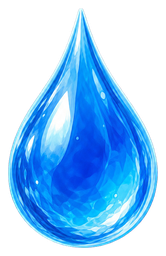
#> input picture assets/templates/packs/snake/stage-c/snake-food-dew-v4.png, 166 x 256 px, given in place of golden-alpha-v4.png, which was not available
$ python prepare-snake-food-assets.py
#> lines starting #> are read from the running program, lines starting #| are printed output that depends on the picture; pictures that were not available may be replaced by others from this repository, and a replacement may not be noted
"""Prepare generated food images; this local image processor makes no API calls."""
import hashlib
import json
from pathlib import Path
from PIL import Image

ROOT = Path(__file__).resolve().parents[1]
DEST = ROOT / 'assets/templates/packs/snake/stage-c'
records = []
for kind in ['golden', 'mint', 'dew']:
    im = Image.open(ROOT / f'output/imagegen/jade-foods/{kind}-alpha-v4.png').convert('RGBA')
#> im is the input picture: PIL image 166x256 RGBA; mean R, G, B, A 30.3, 83.6, 130.9, 133
    im.putalpha(im.getchannel('A').point(lambda a: 0 if a < 24 else a))
    box = im.getchannel('A').getbbox()
#> box = (8, 8, 158, 248)
    if not box:
        raise ValueError(f'Empty food: {kind}')
    im = im.crop(box)
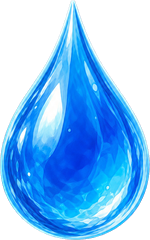
#> im: PIL image 150x240 RGBA; mean R, G, B, A 35.8, 98.6, 154.6, 156.9; transparent parts drawn white
    im.thumbnail((240, 240), Image.Resampling.LANCZOS)
    padded = Image.new('RGBA', (im.width + 16, im.height + 16))
#> padded: PIL image 166x256 RGBA; every value is 0
    padded.paste(im, (8, 8))
    target = DEST / f'snake-food-{kind}-v4.png'
    padded.save(target, optimize=True)
    records.append({'filename': 'stage-c/' + target.name, 'bytes': target.stat().st_size, 'sha256': hashlib.sha256(target.read_bytes()).hexdigest(), 'width': padded.width, 'height': padded.height})
#> pass 2 of the loop `for kind in ['golden', 'mint', 'dew']:`:
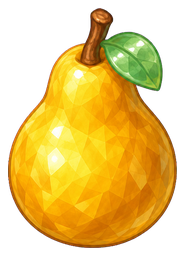
#> input picture assets/templates/packs/snake/stage-c/snake-food-golden-v4.png, 185 x 256 px, given in place of mint-alpha-v4.png, which was not available
#> im is the input picture: PIL image 185x256 RGBA; mean R, G, B, A 130.5, 98.8, 17.1, 148.3
#> box = (8, 8, 177, 248)
#> `im = im.crop(box)`:
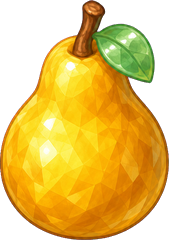
#> im: PIL image 169x240 RGBA; mean R, G, B, A 152.4, 115.4, 20, 173.1; transparent parts drawn white
#> padded: PIL image 185x256 RGBA; every value is 0
print(json.dumps(records))
#> (printed output is left out)
preview = Image.new('RGBA', (384, 144), '#edf8f0')
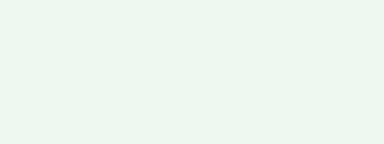
#> preview: PIL image 384x144 RGBA; mean R, G, B, A 237, 248, 240, 255
for index, kind in enumerate(['golden', 'mint', 'dew']):
    icon = Image.open(DEST / f'snake-food-{kind}-v4.png').convert('RGBA')
    icon.thumbnail((96, 112), Image.Resampling.LANCZOS)
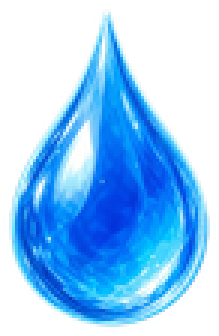
#> icon: PIL image 73x112 RGBA (shown 3 times larger); mean R, G, B, A 36.3, 91.9, 139.9, 133; transparent parts drawn white
    preview.alpha_composite(icon, (index * 128 + (128 - icon.width) // 2, (144 - icon.height) // 2))
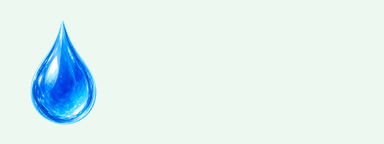
#> preview: PIL image 384x144 RGBA; mean R, G, B, A 222.7, 240.7, 240.2, 255
#> pass 2 of the loop `for index, kind in enumerate(['golden', 'mint', 'dew']):`:
#> icon: PIL image 81x112 RGBA
#> `preview.alpha_composite(icon, (index * 128 + (128 - icon.width) // 2, ..`:
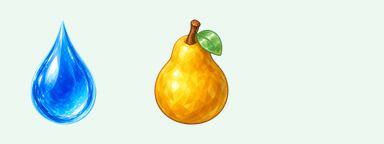
#> preview: PIL image 384x144 RGBA; mean R, G, B, A 221.2, 233.1, 220, 255
preview.save(ROOT / 'output/imagegen/jade-foods/preview.png')
